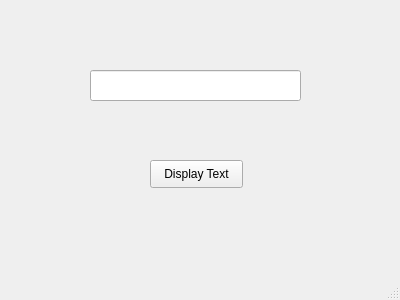
<?xml version="1.0" encoding="UTF-8"?>
<ui version="4.0">
	<class>MainWindow</class>
	<widget class="QMainWindow" name="MainWindow">
		<property name="geometry">
			<rect>
				<x>0</x>
				<y>0</y>
				<width>400</width>
				<height>300</height>
			</rect>
		</property>
		<property name="windowTitle">
			<string>Qt Application</string>
		</property>
		<widget class="QWidget" name="centralwidget">
			<widget class="QLineEdit" name="lineEdit">
				<property name="geometry">
					<rect>
						<x>90</x>
						<y>70</y>
						<width>211</width>
						<height>31</height>
					</rect>
				</property>
			</widget>
			<widget class="QLabel" name="label">
				<property name="geometry">
					<rect>
						<x>90</x>
						<y>110</y>
						<width>211</width>
						<height>31</height>
					</rect>
				</property>
				<property name="text">
					<string/>
				</property>
			</widget>
			<widget class="QPushButton" name="pushButton">
				<property name="geometry">
					<rect>
						<x>150</x>
						<y>160</y>
						<width>93</width>
						<height>28</height>
					</rect>
				</property>
				<property name="text">
					<string>Display Text</string>
				</property>
			</widget>
		</widget>
		<widget class="QMenuBar" name="menubar"/>
		<widget class="QStatusBar" name="statusbar"/>
	</widget>
	<resources/>
	<connections>
		<connection>
			<sender>pushButton</sender>
			<signal>clicked()</signal>
			<receiver>MainWindow</receiver>
			<slot>on_pushButton_clicked()</slot>
			<hints>
				<hint type="sourcelabel">
					<x>159</x>
					<y>173</y>
				</hint>
				<hint type="destinationlabel">
					<x>278</x>
					<y>163</y>
				</hint>
			</hints>
		</connection>
	</connections>
</ui>
